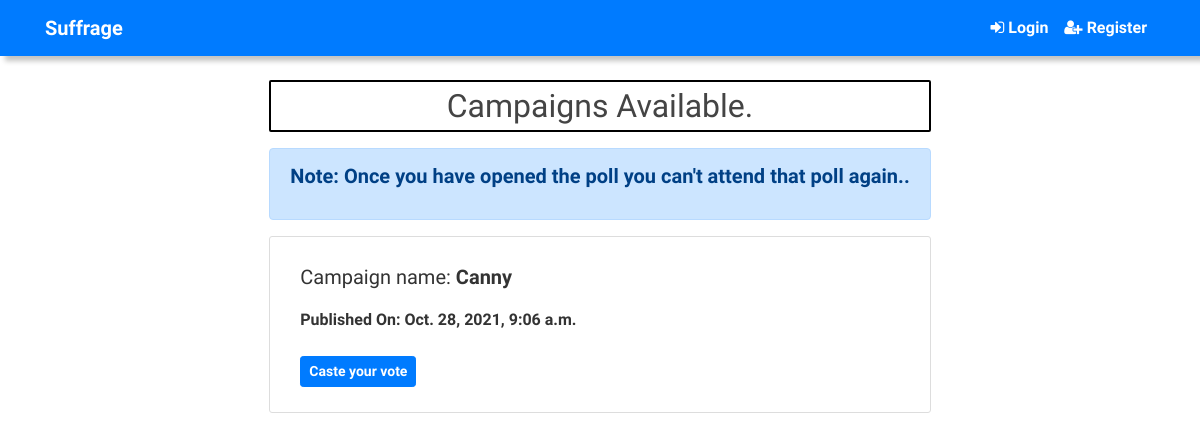
Before: /campaigns/ with the older database file.
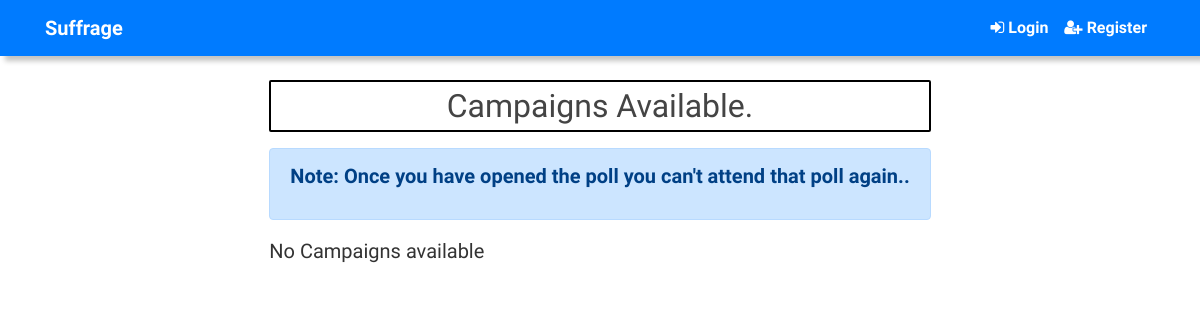
After: the same page with the newer database file.
### campaigns/models.py (models this page shows, shortened)
class Campaign(models.Model):
    organization_name = models.CharField(max_length = 200)
    pub_date = models.DateTimeField('date published')

### campaigns/views.py (the view)
# urls.py: path('', views.index, name ='index'),
def index(request):
	latest_candidate_list = Campaign.objects.order_by('-pub_date')[:5]
	context = {'latest_candidate_list': latest_candidate_list,}
	return render(request, 'campaigns/index.html', context)

### templates/campaigns/index.html (shortened to what this page needs)
{% extends 'base.html' %}
{% block content %}
<h2 class ="text-center mb-3" style="border: 2px solid black; border-radius: 2px; padding: 5px;">Campaigns Available.</h2>
<div class="alert alert-primary" role="alert">
<p><b>Note: Once you have opened the poll you can't attend that poll again..</b></p>
</div>
{% if latest_candidate_list %}
{% for campaign in latest_candidate_list %}
<div class = "content-section">
<div class ="card-mb-3">
	<div class ="card-body">
		<p>Campaign name: <b>{{ campaign.organization_name }}</b></p>
		<b>Published On: {{ campaign.pub_date }}</b><br><br>
		<a href ="{% url 'campaigns:detail' campaign.id %}" class ="btn btn-primary btn-sm"><b>Caste your vote</b></a>
	</div>
</div>
</div>
{% endfor %}
{% else %}
<p>No Campaigns available</p>
{% endif %}
{% endblock %}

### templates/base.html (shortened to what this page needs)
{% load static %}
<html lang ="en">
<head>
	<link rel="stylesheet" href="https://cdn.jsdelivr.net/npm/bootstrap@4.6.0/dist/css/bootstrap.min.css">
		<link rel="stylesheet" href="{% static 'css/main.css'%}">
		<link rel="stylesheet" href="https://cdnjs.cloudflare.com/ajax/libs/font-awesome/4.7.0/css/font-awesome.min.css">
</head>
<body>
	{% include 'partials/_navbar.html'%}
	<div class ="container">
		<div class ="row">
			<div class =".col-md-6 m-auto">
				{% block content %}{% endblock %}
			</div>
		</div>
	</div>
</body>
</html>

### templates/partials/_navbar.html (shortened to what this page needs)
 <header class="site-header">
        <nav class="navbar navbar-expand-md navbar-dark bg-primary fixed-top" style= "box-shadow: 5px 5px 5px #c4c4c2;">
            <div class="container">
                <a class="navbar-brand mr-4" href="{% url 'index' %}" ><b>Suffrage</b></a>
                <div class="collapse navbar-collapse" id="navbarToggle">
                    <div class="navbar-nav">
                        {% if user.is_authenticated %}
                                <a class="nav-item nav-link" href="{% url 'logout' %}"><i class="fa fa-sign-out"></i>&nbsp;<b>Logout</b></a>
                            </div>
                        </li>
                        {% else %}
                        <a class="nav-item nav-link" href="{% url 'login' %}" accesskey="l" title="shortcut key: Alt+l"><i class="fa fa-sign-in"></i>&nbsp;<b>Login</b></a>
                        <a class="nav-item nav-link" href="{% url 'register' %}" accesskey = "r" title="shortcut key: Alt+r"><i class="fa fa-user-plus"></i>&nbsp;<b>Register</b></a>
                        {% endif %}
                    </div>
                 </div>
            </div>
        </nav>
    </header>

### static/css/main.css (style rules this page uses)
body { margin-top: 5rem; color: #333333; font-family: 'Zen Kurenaido', sans-serif; }
p { font-size:20px; }
.site-header .navbar-nav .nav-link { color: white; }
a { cursor: pointer; text-decoration: none; font-size: medium; }
h1, h2, h3, h4, h5, h6 { color: #444444; }

Changed rows visible on the page:
removed Campaign: organization_name "Canny", pub_date "Oct. 28, 2021, 9:06 a.m."
Other visible differences:
text now shown: "No Campaigns available"
